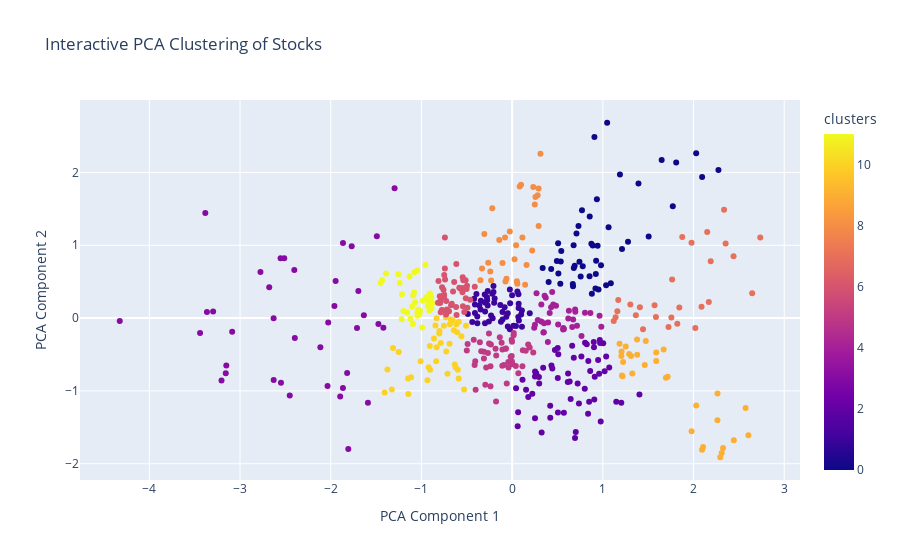

Here is the notebook cell this chart was saved with:
### Code cell
fig = px.scatter(
    merged_tsne,
    x='PC1',
    y='PC2',
    color='clusters',
    hover_name='Symbol',
    hover_data=['Sector', 'Name'],
    title='Interactive PCA Clustering of Stocks',
    labels={'PC1': 'PCA Component 1', 'PC2': 'PCA Component 2', 'Name': 'Symbol', 'Sector': 'Sector', 'Name': 'Name'}
)
fig.show()

### Figure 1 — Plotly figure (JSON) as saved in the notebook; plotly's stock layout.template omitted (floating-point values rounded to 4 significant figures; data arrays with more than 128 entries replaced by an {"elided": "..."} marker saying what was removed)
{"data": [{"customdata": {"elided": "485x2 str values"}, "hovertemplate": "<b>%{hovertext}</b><br><br>PCA Component 1=%{x}<br>PCA Component 2=%{y}<br>Sector=%{customdata[0]}<br>Name=%{customdata[1]}<br>clusters=%{marker.color}<extra></extra>", "hovertext": {"elided": "485 str values"}, "legendgroup": "", "marker": {"color": {"elided": "485 int values"}, "coloraxis": "coloraxis", "symbol": "circle"}, "mode": "markers", "name": "", "orientation": "v", "showlegend": false, "type": "scatter", "x": {"elided": "485 float values"}, "xaxis": "x", "y": {"elided": "485 float values"}, "yaxis": "y"}], "layout": {"coloraxis": {"colorbar": {"title": {"text": "clusters"}}, "colorscale": [[0, "#0d0887"], [0.1111, "#46039f"], [0.2222, "#7201a8"], [0.3333, "#9c179e"], [0.4444, "#bd3786"], [0.5556, "#d8576b"], [0.6667, "#ed7953"], [0.7778, "#fb9f3a"], [0.8889, "#fdca26"], [1, "#f0f921"]]}, "legend": {"tracegroupgap": 0}, "title": {"text": "Interactive PCA Clustering of Stocks"}, "xaxis": {"anchor": "y", "domain": [0, 1], "title": {"text": "PCA Component 1"}}, "yaxis": {"anchor": "x", "domain": [0, 1], "title": {"text": "PCA Component 2"}}}}
